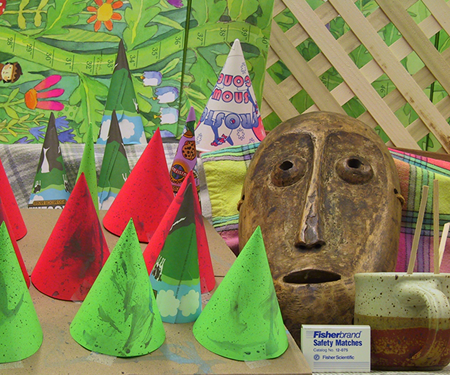
%> input picture data/img1.png, 450 x 375 px
$ octave SMG_test.m   (GNU Octave 9; MATLAB toolbox functions it lacks are replaced by stand-ins)
%> lines starting %> are read from the running program, lines starting %| are printed output that depends on the picture
%> further down, img1 is the input picture: size 375x450x3 uint8; mean R, G, B 132.6, 130.2, 82.3
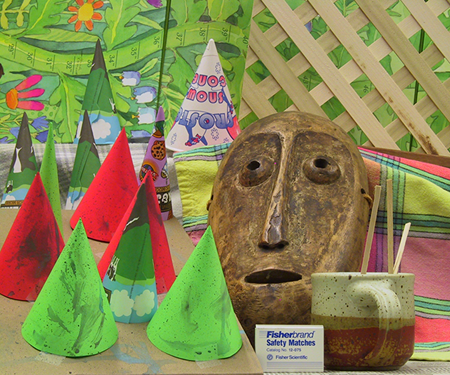
%> input picture data/img2.png, 450 x 375 px
%> further down, img2 is the input picture: size 375x450x3 uint8; mean R, G, B 137.4, 133.3, 83.6
### diff_cost.m
function [cost_matrix, cost_matrixr] = diff_cost(grayl,grayr,D)
%> called with D = 50
% [6 lines of commented-out code are left out]
[H,W,Chanel] = size(grayl);
%> H = 375; W = 450; Chanel = 3
%zc = zeros(H,1);
zc = zeros(H,1,3);
%disparity range D-1
%either 0~D-1 not consider in later's calculation or didn't have value
%smaller than 0
%D = 16;
cost_matrix = zeros(H,W,D);
cost_matrixr = zeros(H,W,D);


testr= grayr;
testl = grayl;
for i = 1:D
    if i == 1
        cost_matrix(:,:,i) = sum(abs(grayl-grayr),3);
        cost_matrixr(:,:,i) = sum(abs(grayl-grayr),3);

        %cost_matrix(:,:,i) = conv2(x,f,'same');

        x = movsum(cost_matrix(:,:,i),3,1);
        y = movsum(cost_matrix(:,:,i),3,2);
        xr = movsum(cost_matrixr(:,:,i),3,1);
        yr = movsum(cost_matrixr(:,:,i),3,2);
        cost_matrix(:,:,i) = (x+y);
        cost_matrixr(:,:,i) = (xr+yr);

        %cost_test(:,:,i) = abs(grayr - grayl);
    else
        testl(:,1,:) = [];
        testr(:,W,:) = [];
        testl = [testl,zc];
        testr = [zc,testr];

        cost_matrix(:,:,i) = sum(abs(grayl-testr),3);
        cost_matrixr(:,:,i) = sum(abs(grayr-testl),3);
        %cost_matrix(:,:,i) = conv2(x,f,'same');
        x = movsum(cost_matrix(:,:,i),3,1);
        y = movsum(cost_matrix(:,:,i),3,2);
        xr = movsum(cost_matrixr(:,:,i),3,1);
        yr = movsum(cost_matrixr(:,:,i),3,2);
        cost_matrix(:,:,i) = (x+y);
        cost_matrixr(:,:,i) = (xr+yr);
        %cost_test(:,:,i) = abs(testl - grayr);
    end
end
%> this loop made 50 passes
%> pass 1, in diff_cost, `x = movsum(cost_matrix(:,:,i),3,1);`:
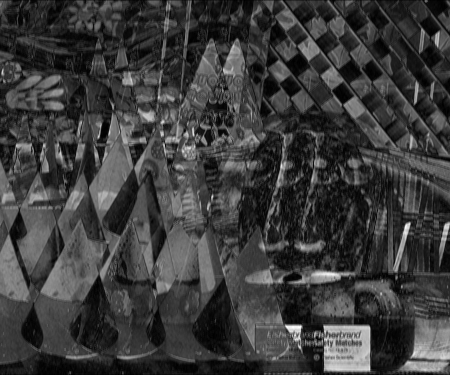
%> x: size 375x450 double; min 13, max 1630, mean 396.4; drawn with min black and max white
%> pass 1, in diff_cost, `y = movsum(cost_matrix(:,:,i),3,2);`:
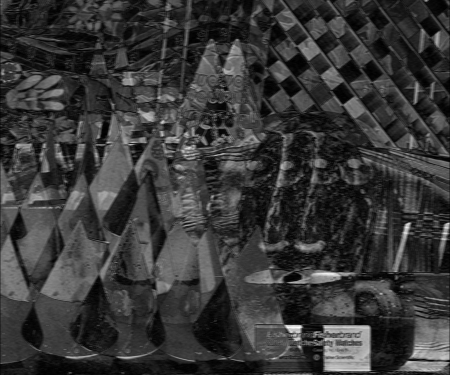
%> y: size 375x450 double; min 11, max 1755, mean 396.2; drawn with min black and max white
%> after the loop:
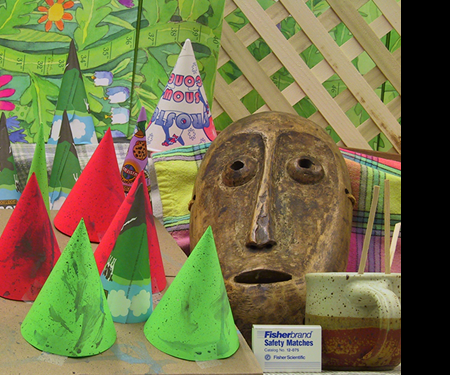
%> testl: size 375x450x3 double; mean R, G, B 117.4, 114.7, 73.3
%> after the loop:
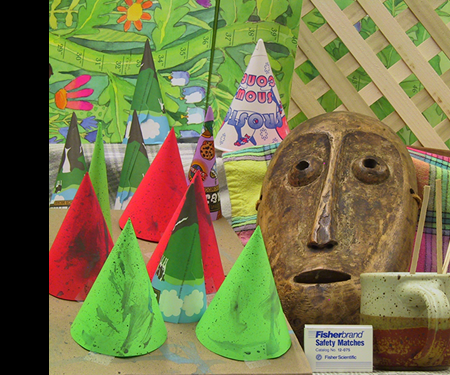
%> testr: size 375x450x3 double; mean R, G, B 120.3, 118.4, 73.4
%> after the loop:
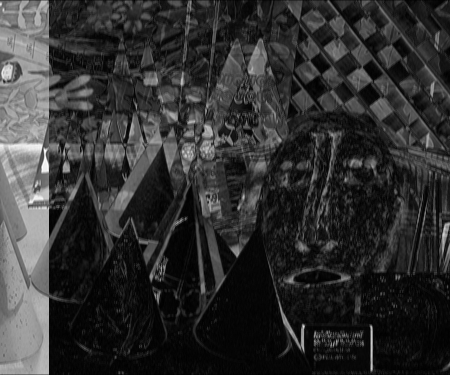
%> x: size 375x450 double; min 6, max 1891, mean 368.9; drawn with min black and max white
%> after the loop:
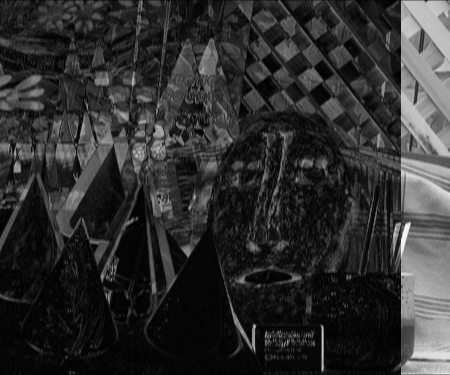
%> xr: size 375x450 double; min 6, max 1981, mean 376.2; drawn with min black and max white
end


### Smooth_cost.m
% [13 lines of commented-out code are left out]
function index = Smooth_cost(cost_matrix, p1,p2,D)
%> called with p1 = 10, p2 = 40, D = 50
% [4 lines of commented-out code are left out]
[H,W,chanel] = size(cost_matrix);
%> chanel = 50
Disparity = zeros(H,W,D);
%up to down
n_s = cost_matrix;
%down to up
s_n =cost_matrix;
%left to right
w_e = cost_matrix;
%right to left
e_w = cost_matrix;
%upper left to down right
nw_se = cost_matrix;
%down right to upper left
se_nw = cost_matrix;
%down left to upper right
sw_ne = cost_matrix;
%upper right to down left
ne_sw =cost_matrix;
% [5 lines of commented-out code are left out]
for row = 1:H
    for col = 1:W
        if col > 1 %left to right
            test_matrix = w_e(row,col-1,:);
            [min_matrix,i_matrix] = get_min(D,p1,p2,test_matrix);
            %min_matrix = get_min(D,p1,p2,test_matrix);
            w_e(row,col,:) = cost_matrix(row,col,:) + min_matrix-i_matrix; end
        if col > 1 & row > 1
            test_matrix = nw_se(row-1,col-1,:);
            [min_matrix,i_matrix] = get_min(D,p1,p2,test_matrix);
            %min_matrix = get_min(D,p1,p2,test_matrix);
            nw_se(row,col,:) = cost_matrix(row,col,:) + min_matrix-i_matrix; end
    end
end
%e_w(:,W,:) = cost_matrix(:,W,:); %right to left
%ne_sw(1,:,:) = cost_matrix(1,:,:);
%ne_sw(:,W,:) = cost_matrix(:,W,:);
for row1 = 1:H
    for col1 = W:-1:1
        if col1 < W
            test_matrix = e_w(row1,col1+1,:);
            [min_matrix,i_matrix] = get_min(D,p1,p2,test_matrix);
            %min_matrix = get_min(D,p1,p2,test_matrix);
            e_w(row1,col1,:) = cost_matrix(row1,col1,:) + min_matrix-i_matrix ; end
        if col1 < W & row1 > 1
            test_matrix = ne_sw(row1-1,col1+1,:);
            [min_matrix,i_matrix] = get_min(D,p1,p2,test_matrix);
            %min_matrix = get_min(D,p1,p2,test_matrix);
            ne_sw(row1,col1,:) = cost_matrix(row1,col1,:) + min_matrix- i_matrix; end
    end
end
%s_n(H,:,:) = cost_matrix(H,:,:); %down to up
%sw_ne(H,:,:) = cost_matrix(H,:,:);
%sw_ne(:,1,:) = cost_matrix(:,1,:);
for col2 = 1:W
    for row2 = H:-1:1
        if row2 < H
            test_matrix = s_n(row2+1,col2,:);
            [min_matrix,i_matrix] = get_min(D,p1,p2,test_matrix);
            %min_matrix = get_min(D,p1,p2,test_matrix);
            s_n(row2,col2,:) = cost_matrix(row2,col2,:) + min_matrix-i_matrix; end
        if row2 < H & col2 > 1
            test_matrix = sw_ne(row2+1,col2-1,:);
            [min_matrix,i_matrix] = get_min(D,p1,p2,test_matrix);
            %min_matrix = get_min(D,p1,p2,test_matrix);
            sw_ne(row2,col2,:) = cost_matrix(row2,col2,:) + min_matrix - i_matrix; end
    end
end
%n_s(1,:,:) = cost_matrix(1,:,:); %up to down
for col3 = 1:W
    for row3 = 1:H
        if row3 >1
            test_matrix = n_s(row3 -1,col3,:);
            [min_matrix,i_matrix] = get_min(D,p1,p2,test_matrix);
            %min_matrix = get_min(D,p1,p2,test_matrix);
            n_s(row3,col3,:) = cost_matrix(row3,col3,:) + min_matrix - i_matrix; end

    end
end

%se_nw(H,:,:) = cost_matrix(H,:,:);
%se_nw(:,W,:) = cost_matrix(:,W,:);
for col4 = W:-1:1
    for row4 = H:-1:1
        if row4 <H & col4 < W
            test_matrix = se_nw(row4+1,col4+1,:);
            [min_matrix,i_matrix] = get_min(D,p1,p2,test_matrix);
            %min_matrix = get_min(D,p1,p2,test_matrix);
            se_nw(row4,col4,:) = cost_matrix(row4,col4,:)+ min_matrix - i_matrix; end

    end
end
% [20 lines of commented-out code are left out]
Disparity = n_s + s_n+  w_e + e_w+ nw_se + se_nw + sw_ne + ne_sw;

% [7 lines of commented-out code are left out]
[dispImg, index] = min(Disparity,[],3);
imagesc(index);
%end


### SMG_test.m
close all; clear all;clc;
img1 = imread('dataset\data3\img1.png');
img2 = imread('dataset\data3\img2.png');

imgl = double(img1);

imgr = double(img2);
figure;

p1 = 10;
p2 = 40;
D = 50;
[cost_matrix, cost_matrixr] = diff_cost(imgl,imgr,D);


%> (the run ends here)
